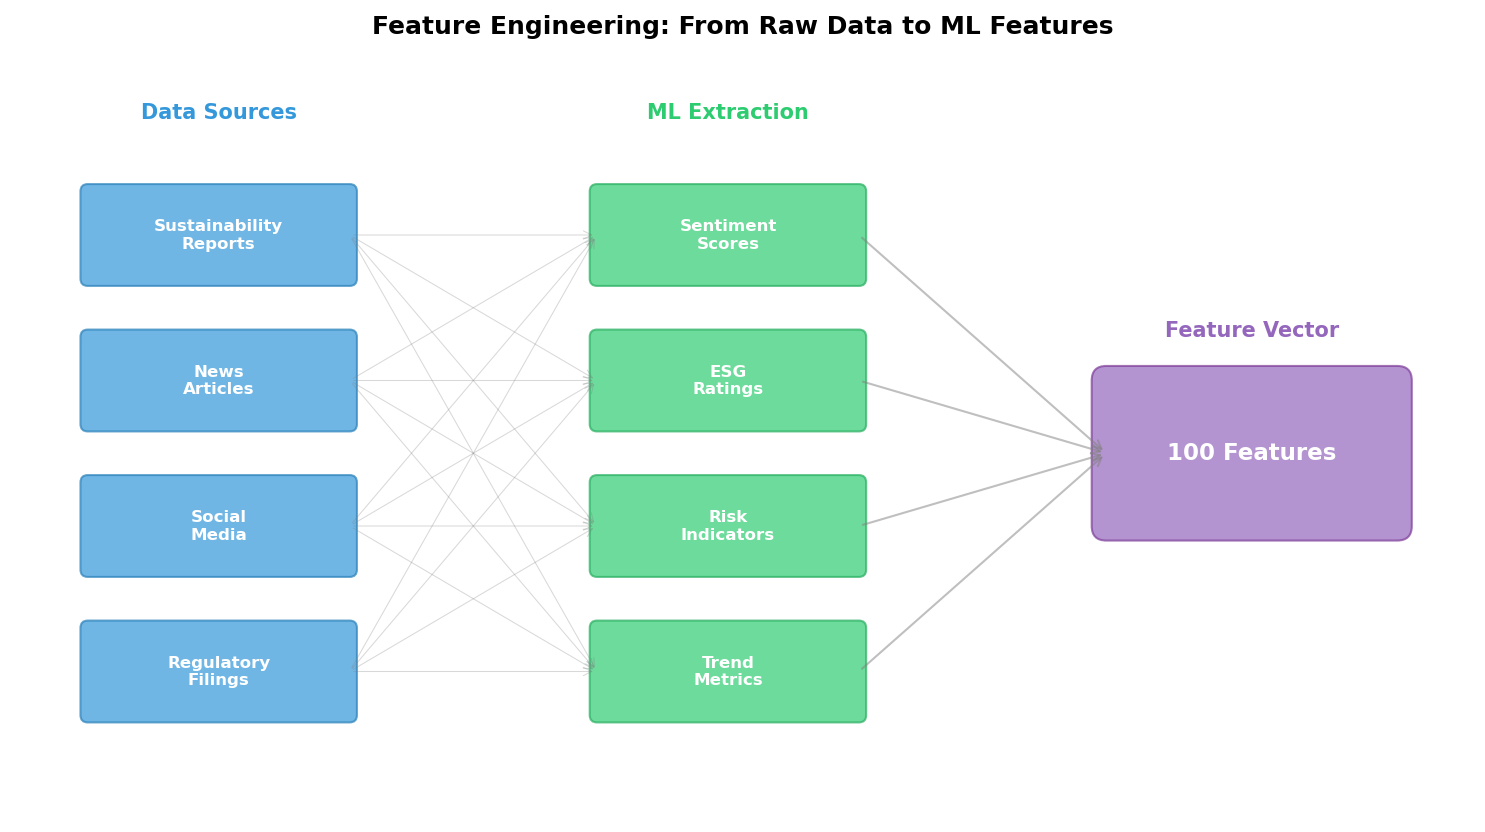

Write Python code to recreate this figure.
"""Feature Extraction Flow - Supervised learning feature engineering"""
import matplotlib.pyplot as plt
import matplotlib.patches as mpatches
from pathlib import Path

plt.rcParams.update({
    'font.size': 10, 'axes.labelsize': 10, 'axes.titlesize': 11,
    'xtick.labelsize': 9, 'ytick.labelsize': 9, 'legend.fontsize': 9,
    'figure.figsize': (10, 6), 'figure.dpi': 150
})

fig, ax = plt.subplots(figsize=(10, 6))

# Data sources (left)
sources = ['Sustainability\nReports', 'News\nArticles', 'Social\nMedia', 'Regulatory\nFilings']
source_y = [4.5, 3.5, 2.5, 1.5]

# Feature extraction (middle)
features = ['Sentiment\nScores', 'ESG\nRatings', 'Risk\nIndicators', 'Trend\nMetrics']
feature_y = [4.5, 3.5, 2.5, 1.5]

# Output (right)
output_label = '100 Features'

# Draw source boxes
for i, (src, y) in enumerate(zip(sources, source_y)):
    rect = mpatches.FancyBboxPatch((0.5, y-0.3), 1.8, 0.6, boxstyle="round,pad=0.05",
                                    facecolor='#3498db', alpha=0.7, edgecolor='#2980b9')
    ax.add_patch(rect)
    ax.text(1.4, y, src, ha='center', va='center', fontsize=8, color='white', fontweight='bold')

# Draw feature boxes
for i, (feat, y) in enumerate(zip(features, feature_y)):
    rect = mpatches.FancyBboxPatch((4, y-0.3), 1.8, 0.6, boxstyle="round,pad=0.05",
                                    facecolor='#2ecc71', alpha=0.7, edgecolor='#27ae60')
    ax.add_patch(rect)
    ax.text(4.9, y, feat, ha='center', va='center', fontsize=8, color='white', fontweight='bold')

# Draw output box
rect = mpatches.FancyBboxPatch((7.5, 2.5), 2, 1, boxstyle="round,pad=0.1",
                                facecolor='#9467bd', alpha=0.7, edgecolor='#7d3c98')
ax.add_patch(rect)
ax.text(8.5, 3, output_label, ha='center', va='center', fontsize=11, color='white', fontweight='bold')

# Draw arrows from sources to features
for sy in source_y:
    for fy in feature_y:
        ax.annotate('', xy=(4, fy), xytext=(2.3, sy),
                   arrowprops=dict(arrowstyle='->', color='gray', alpha=0.3, lw=0.5))

# Draw arrows from features to output
for fy in feature_y:
    ax.annotate('', xy=(7.5, 3), xytext=(5.8, fy),
               arrowprops=dict(arrowstyle='->', color='gray', alpha=0.5, lw=1))

# Labels
ax.text(1.4, 5.3, 'Data Sources', ha='center', fontsize=10, fontweight='bold', color='#3498db')
ax.text(4.9, 5.3, 'ML Extraction', ha='center', fontsize=10, fontweight='bold', color='#2ecc71')
ax.text(8.5, 3.8, 'Feature Vector', ha='center', fontsize=10, fontweight='bold', color='#9467bd')

ax.set_xlim(0, 10)
ax.set_ylim(0.5, 5.8)
ax.set_aspect('equal')
ax.axis('off')
ax.set_title('Feature Engineering: From Raw Data to ML Features', fontsize=12, fontweight='bold')

plt.tight_layout()
plt.savefig(Path(__file__).parent / 'chart.pdf', dpi=300, bbox_inches='tight')
plt.savefig(Path(__file__).parent / 'chart.png', dpi=150, bbox_inches='tight')
plt.close()
print("05_feature_extraction created")
